Frame 1 (no input): blank canvas, image omitted
Frame 60 (the mouse pressed at the canvas centre just before this capture): blank canvas, image omitted
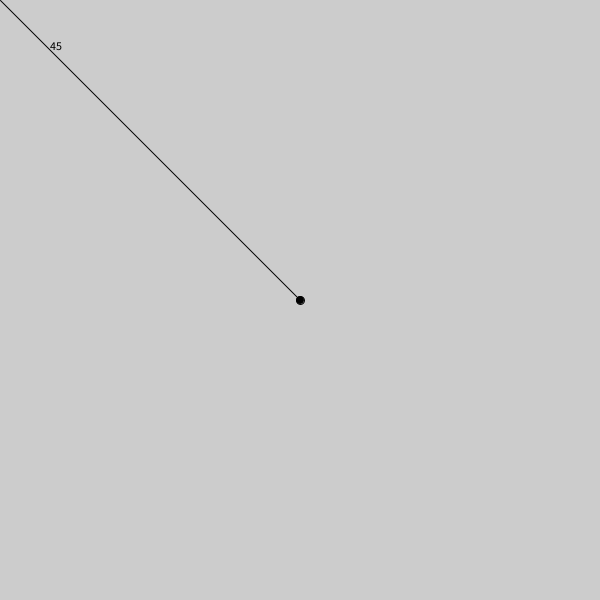
Frame 120 (the mouse held since frame 60 and released just before this capture)

The Processing sketch whose frames 1 and 60 were blank and that drew this single picture after the mouse press (run headless with seeded random() and noise(); from frame 60 on, the mouse is pressed at the canvas centre):

// Processing sketch: sketch_exercise_20
// ── sketch_exercise_20.pde
//float a = sq(-4);
//float b = sqrt(25);
//println(a);
//println(b);
//float c = norm(100, 0, 255);
//println(c);
//float d = lerp(-50, 100, 0.4);
//println(d);

//exercise1
//size(600, 600);
//noFill();
//for (float x = 0; x < 600; x += 0.5) {
//  float n = norm(x, 0, 600); //0~600 = 0.0~1.0
//  float y = pow(n, 8);// 0.0~1.0 
//  y *= 600; //y * 600 = 0 ~ 600
//  strokeWeight(n * 5);
//  point(x, y);
//  strokeWeight(n * 0.05);  
//  ellipse(x, y, 300, 300);
//}

//exercise2
//size(600, 600);
//for (int x = 0; x < 600; x++) {
//  float n = norm(x, 0, 600);
//  float color_1 = n * 85;
//  stroke(color_1);
//  line(x, 0, x, 200); //top
//  float color_2 = n * 170;
//  stroke(color_2);
//  line(x, 200, x, 400); //mid
//  float color_3 = n * 255;
//  stroke(color_3);
//  line(x, 400, x, 600); //bot
//}

//exercise3
//size(600, 600);
//for (int degree = 0; degree < 180; degree++) {
//  float angle = radians(degree);
//  println(sin(angle));
//  ellipse(sin(angle) * 600, sin(angle) * 600, 200, 200);
//}

//exercise4
//void setup() {
//  size(600, 600);
//  //noStroke();
//  //fill(0);
//}

//void draw() {
//  float angle = 0;
//  for (int x = 0; x < width ; x += 5) {
//    fill(0);
//    float y = 50 + (sin(angle) * 35);
//    line(0, 50, 600, 50);
//    rect(x, y, 2, 4);
    
//    float y_2 = 150 + (cos(angle) * 35);
//    float y_4 = 50 + (cos(angle) * 35);
//    line(0, 150, 600, 150);
//    point(x, y_4);
//    point(x, y_2);
    
//    float y_3 = 250 + (sin(angle) * 35);
//    line(0, 250, 600, 250);
//    noFill();
//    ellipse(x, y_3, 50, 50);
    
//    angle += PI/40;
//  }
//}

//exercise5
void setup() {
  size(600, 600);
  fill(0);
}

void draw() {
  float angle = atan2(mouseY, mouseX);
  println(angle);
  float deg = degrees(angle);
  background(204);
  text(int(deg), 50, 50);
  ellipse(mouseX, mouseY, 8, 8);
  //rotate(angle);
  //line(0, 0, 3600, 0);
  line(0, 0, mouseX, mouseY);
}
